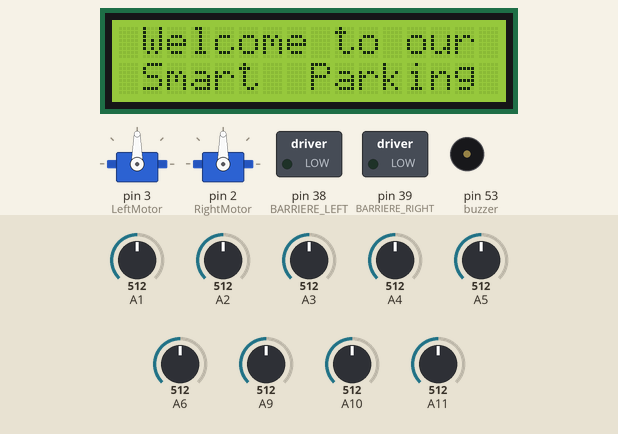
Simulated run of this sketch. Board: Arduino Mega 2560, built with avr-gcc and run on an emulated ATmega2560. On the bench: 2 × servo, 16×2 character LCD, switched loads named in the sketch (green lamp = pin HIGH), buzzer (waves = sounding). The test bench sets the inputs (shaded band); at power-on: A9 = 512, A10 = 512, A11 = 512, A1 = 512, A2 = 512, A3 = 512, A4 = 512, A5 = 512, A6 = 512. What the sketch prints to the serial monitor is not drawn.

Above: at 1.2 s.
1.3 s: A9 set to 524
At 3.6 s:
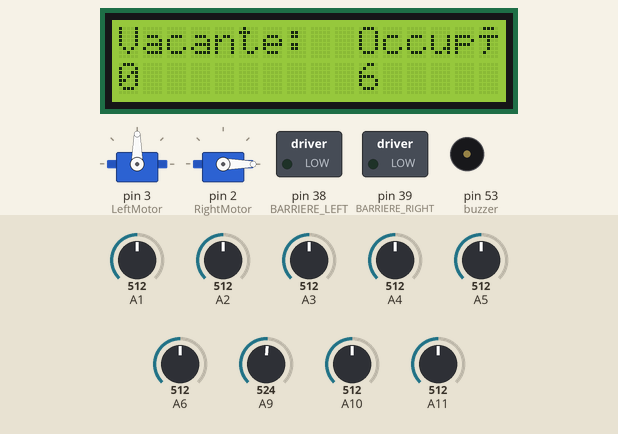
3.8 s: A9 set to 306
At 4.27 s:
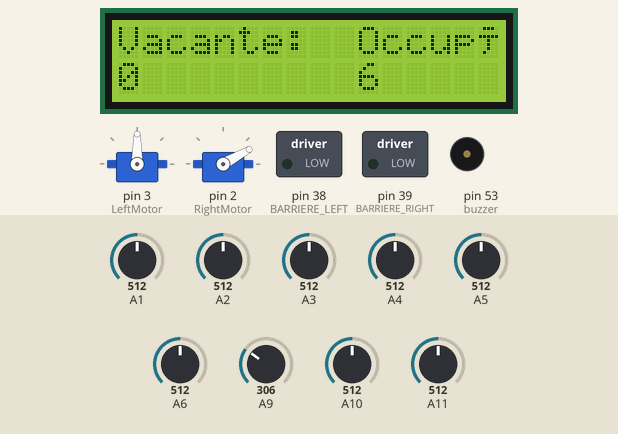
6.8 s: A10 set to 317
8.3 s: A10 set to 291
At 12.2 s:
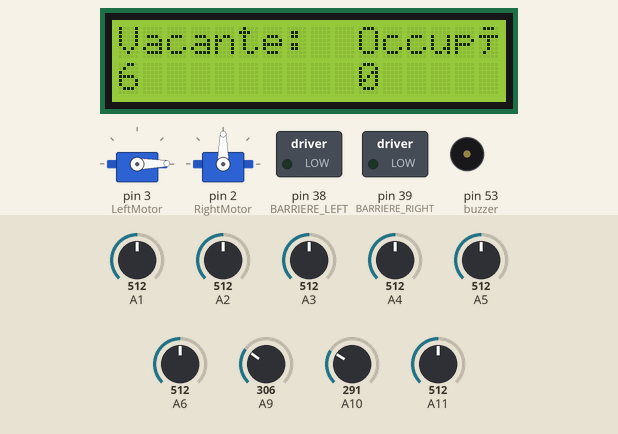
14.3 s: A9 set to 284
At 15.2 s:
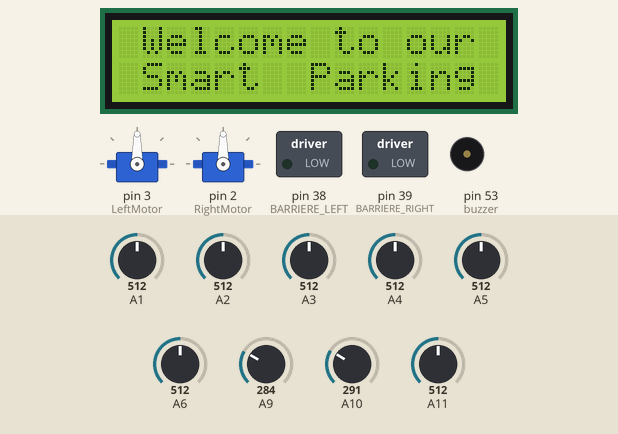
17.3 s: A11 set to 80
At 17.56 s:
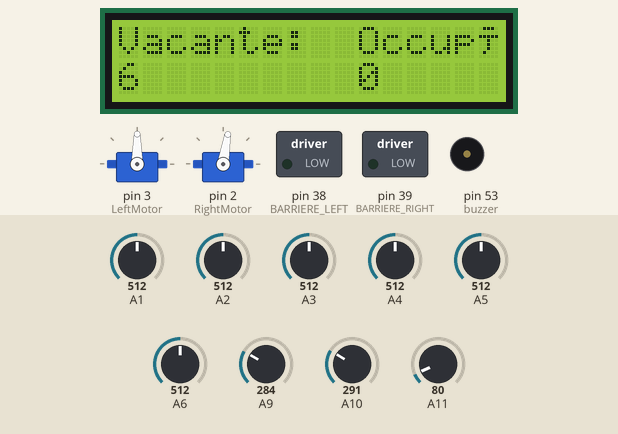
Timing chart, 0 to 21.2 s (numbered marks = the images above; inputs shaded):
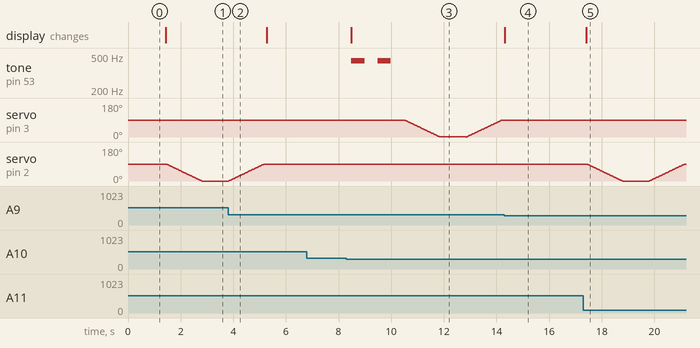

Measured:
- the behaviour switches between 512 and 513 on A9 (found by bisection; images 0 and 1)
- the behaviour switches between 306 and 305 on A10 (found by bisection; images 2 and 3)
- the behaviour switches between 292 and 291 on A9 (found by bisection; images 3 and 4)
- after the input at 1.3 s, servo on pin 2 (RightMotor): moves from 90° to 0° over 1.4 s, starting after 0.15 s; the display: changes after 0.13 s (image 1)
- after the input at 3.8 s, servo on pin 2 (RightMotor): goes on until 5.2 s, then stays 90°
- after the input at 6.8 s, every drawn part: stays the same
- after the input at 8.3 s, tone on pin 53 (buzzer): alternates 440 Hz for 0.50 s and silent for 0.50 s, 4 changes in all, then stays silent, starting after 0.19 s; the display: changes after 0.18 s (image 3)
- after the input at 14.3 s, tone on pin 53 (buzzer): stops changing and stays silent; servo on pin 3 (LeftMotor): stays 90° (without the input it goes to 89° after 2.1 s)
- after the input at 17.3 s, the display: changes after 0.11 s (image 5)

The sketch:

SmartParkingArduino.ino
```cpp
/* Mini projet Java : PARKING INTELLIGNET 2020/2021
EL HAOUCHI Otmane - EL ASRI AYOUB - AIT OMAR OUMAIMA */

#include<LiquidCrystal_I2C.h>
#include <Servo.h>
#include <Wire.h>

#define LIGHTSENSOR A8
#define POTENTIOMETER A9
#define PLACE1     A1
#define PLACE2     A2
#define PLACE3     A3
#define PLACE4     A4
#define PLACE5     A5
#define PLACE6     A6
#define LEFT      A10
#define RIGHT     A11
#define BARRIERE_LEFT      38
#define BARRIERE_RIGHT     39
#define buzzer     53

char inputs   [20];
char oldInputs[20];
int A;
int P1=0;
int P2=0;
int P3=0;
int P4=0;
int P5=0;
int P6=0;
int Left=0;
int Right=0;

int pos_in;
int pos_out;

Servo LeftMotor;
Servo RightMotor;
LiquidCrystal_I2C lcd(0x27, 16, 2);

void setup() {
  pinMode(BARRIERE_LEFT , OUTPUT);
  pinMode(BARRIERE_RIGHT , OUTPUT);
  pinMode(buzzer , OUTPUT);
  LeftMotor.attach(3);
  RightMotor.attach(2);
  Serial.begin(115200);
  lcd.init();
  lcd.backlight();
  lcd.setCursor(1, 0);
  lcd.print("Welcome to our");
  lcd.setCursor(1, 1);
  lcd.print("Smart  Parking");
}

void getInputs(int Left,int Right,int P6,int P5,int P4,int P3,int P2,int P1){
    int maper = map(analogRead(A9),0,1024,0,100);
    sprintf(inputs, "SS:%d%d%d%d%d%d%d%d:%02d",
        P1,P2,P3,P4,P5,P6,Left,Right,maper);
}

int place(int K)
{
  int pot = analogRead(A9);
  int sensor = analogRead(K);
  int maper = map(pot,0,1024,0,100);
  if(sensor<pot)
        return 1;
  else
        return 0;
}

void loop() {
  int NmbrePlaces=0;

  P1 = place(PLACE1);
  if(P1==1)
    NmbrePlaces = NmbrePlaces + 1;

  P2 = place(PLACE2);
  if(P2==1)
    NmbrePlaces = NmbrePlaces + 1;

  P3 = place(PLACE3);
  if(P3==1)
    NmbrePlaces = NmbrePlaces + 1;

  P4 = place(PLACE4);
  if(P4==1)
    NmbrePlaces = NmbrePlaces + 1;

  P5 = place(PLACE5);
  if(P5==1)
    NmbrePlaces = NmbrePlaces + 1;

  P6 = place(PLACE6);
  if(P6==1)
    NmbrePlaces = NmbrePlaces + 1;

  Left = place(LEFT);
  Right = place(RIGHT);
  if(Right==1 ||Left==1)
  {
  lcd.init();
  lcd.backlight();
  lcd.setCursor(0,0);
  lcd.print("Vacante:");
  lcd.setCursor(10,0);
  lcd.print("Occupée:");
  lcd.setCursor(0,1);
  lcd.print(6-NmbrePlaces);
   lcd.setCursor(10,1);
  lcd.print(NmbrePlaces);
  }
  getInputs(P1,P2,P3,P4,P5,P6,Left,Right);

  if( strcmp(inputs, oldInputs) != 0){
        strcpy(oldInputs, inputs);
        Serial.println(inputs);
  }
  delay(10);

  if(Left==1&& NmbrePlaces <6)
  {    tone(53,440);
    delay(500);
    noTone(53);
    delay(500);
    tone(53,440);
    delay(500);
    noTone(53);
    delay(500);
  for(pos_in = 90; pos_in > 0; pos_in--)
    {
      LeftMotor.write(pos_in);
      delay(15);
    }
    delay(1000);
  for(pos_in = 0; pos_in <= 90; pos_in++)
    {
      LeftMotor.write(pos_in);
      delay(15);
    }
  }

  if(Right==1)
  {

  for(pos_in = 90; pos_in >= 0; pos_in--)
    {
      RightMotor.write(pos_in);
      delay(15);
    }
    delay(1000);
  for(pos_in = 0; pos_in <= 90; pos_in++)
    {
      RightMotor.write(pos_in);
      delay(15);
    }
  }
  lcd.init();
  lcd.backlight();
  lcd.setCursor(1, 0);
  lcd.print("Welcome to our");
  lcd.setCursor(1, 1);
  lcd.print("Smart  Parking");
}
```

Arduino_SmartParking.cpp
```cpp
/* Mini projet Java : PARKING INTELLIGNET 2020/2021
EL HAOUCHI Otmane - EL ASRI AYOUB - AIT OMAR OUMAIMA */


#include<LiquidCrystal_I2C.h>
#include <Servo.h>
#include <Wire.h>

#define LIGHTSENSOR A8
#define POTENTIOMETER A9
#define PLACE1     A1
#define PLACE2     A2
#define PLACE3     A3
#define PLACE4     A4
#define PLACE5     A5
#define PLACE6     A6
#define LEFT      A10
#define RIGHT     A11
#define BARRIERE_LEFT      38
#define BARRIERE_RIGHT     39
#define buzzer     53

char inputs   [20];
char oldInputs[20];
int A;
int P1=0;
int P2=0;
int P3=0;
int P4=0;
int P5=0;
int P6=0;
int Left=0;
int Right=0;

int pos_in;
int pos_out;

Servo LeftMotor;
Servo RightMotor;
LiquidCrystal_I2C lcd(0x27, 16, 2);

void setup() {
  pinMode(BARRIERE_LEFT , OUTPUT);
  pinMode(BARRIERE_RIGHT , OUTPUT);
  pinMode(buzzer , OUTPUT);
  LeftMotor.attach(3);
  RightMotor.attach(2);
  Serial.begin(115200);
  lcd.init();
  lcd.backlight();
  lcd.setCursor(1, 0);
  lcd.print("Welcome to our");
  lcd.setCursor(1, 1);
  lcd.print("Smart  Parking");
}

void getInputs(int Left,int Right,int P6,int P5,int P4,int P3,int P2,int P1){
    int maper = map(analogRead(A9),0,1024,0,100);
    sprintf(inputs, "SS:%d%d%d%d%d%d%d%d:%02d",
        P1,P2,P3,P4,P5,P6,Left,Right,maper);
}

int place(int K)
{
  int pot = analogRead(A9);
  int sensor = analogRead(K);
  int maper = map(pot,0,1024,0,100);
  if(sensor<pot)
        return 1;
  else
        return 0;
}

void loop() {
  int NmbrePlaces=0;

  P1 = place(PLACE1);
  if(P1==1)
    NmbrePlaces = NmbrePlaces + 1;

  P2 = place(PLACE2);
  if(P2==1)
    NmbrePlaces = NmbrePlaces + 1;

  P3 = place(PLACE3);
  if(P3==1)
    NmbrePlaces = NmbrePlaces + 1;

  P4 = place(PLACE4);
  if(P4==1)
    NmbrePlaces = NmbrePlaces + 1;

  P5 = place(PLACE5);
  if(P5==1)
    NmbrePlaces = NmbrePlaces + 1;

  P6 = place(PLACE6);
  if(P6==1)
    NmbrePlaces = NmbrePlaces + 1;

  Left = place(LEFT);
  Right = place(RIGHT);
  if(Right==1 ||Left==1)
  {
  lcd.init();
  lcd.backlight();
  lcd.setCursor(0,0);
  lcd.print("Vacante:");
  lcd.setCursor(10,0);
  lcd.print("Occupée:");
  lcd.setCursor(0,1);
  lcd.print(6-NmbrePlaces);
   lcd.setCursor(10,1);
  lcd.print(NmbrePlaces);
  }
  getInputs(P1,P2,P3,P4,P5,P6,Left,Right);

  if( strcmp(inputs, oldInputs) != 0){
        strcpy(oldInputs, inputs);
        Serial.println(inputs);
  }
  delay(10);

  if(Left==1&& NmbrePlaces <6)
  {    tone(53,440);
    delay(500);
    noTone(53);
    delay(500);
    tone(53,440);
    delay(500);
    noTone(53);
    delay(500);
  for(pos_in = 90; pos_in > 0; pos_in--)
    {
      LeftMotor.write(pos_in);
      delay(15);
    }
    delay(1000);
  for(pos_in = 0; pos_in <= 90; pos_in++)
    {
      LeftMotor.write(pos_in);
      delay(15);
    }
  }

  if(Right==1)
  {

  for(pos_in = 90; pos_in >= 0; pos_in--)
    {
      RightMotor.write(pos_in);
      delay(15);
    }
    delay(1000);
  for(pos_in = 0; pos_in <= 90; pos_in++)
    {
      RightMotor.write(pos_in);
      delay(15);
    }
  }

  lcd.init();
  lcd.backlight();

  lcd.setCursor(1, 0);
  lcd.print("Welcome to our");

  lcd.setCursor(1, 1);
  lcd.print("Smart  Parking");
}
```
